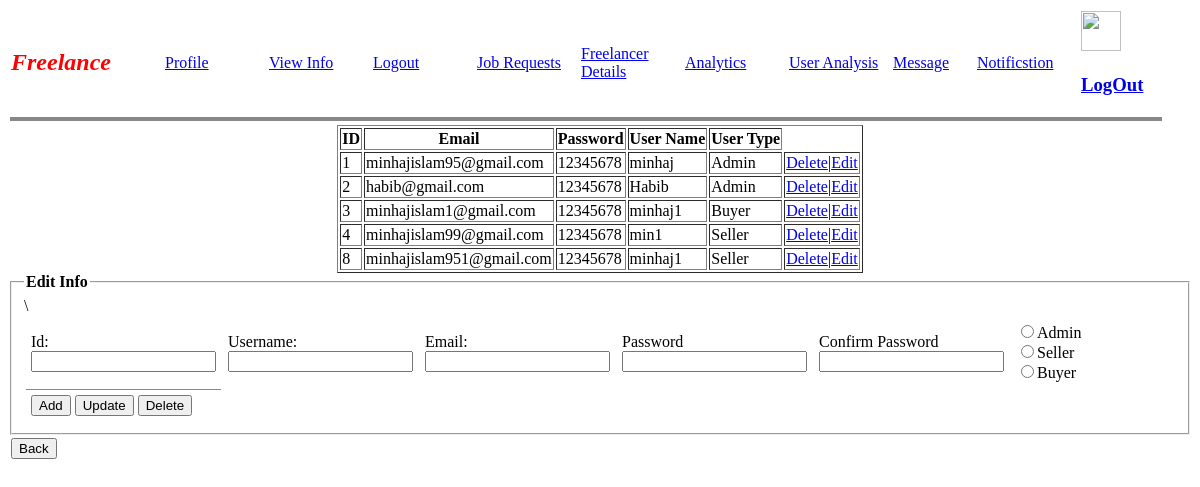
The page /php/ViewInfo.php (signed in) on the database as committed earlier.
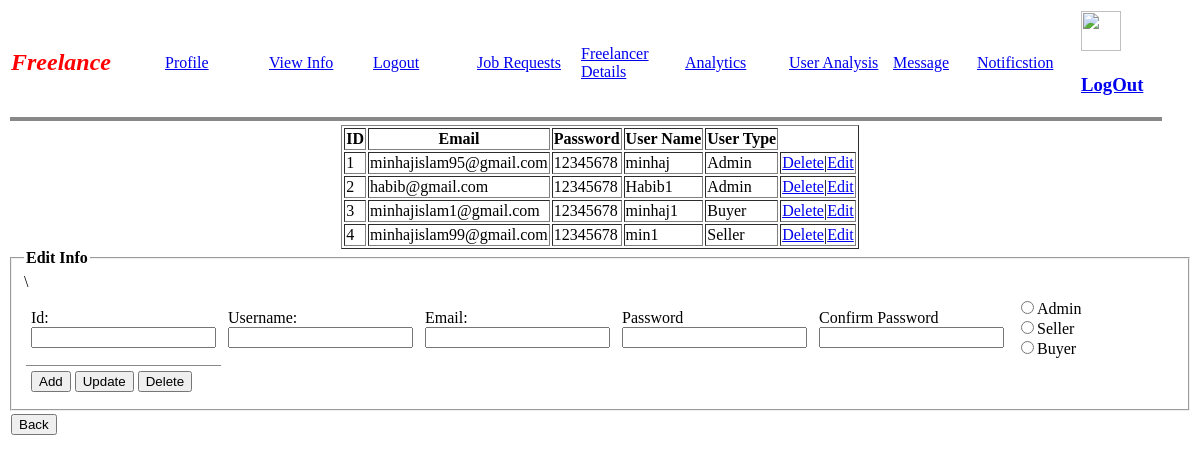
The same page on the database as committed later.
### tables this page shows
CREATE TABLE `info` (
  `id` int(11) NOT NULL,
  `email` varchar(255) NOT NULL,
  `pass` varchar(255) NOT NULL,
  `cpass` varchar(255) NOT NULL,
  `uname` varchar(255) NOT NULL,
  `utype` varchar(255) NOT NULL
);

### php/ViewInfo.php (the view, shortened to what this page needs)
<?php
if(isset($_COOKIE['uname'])){
?>
<!DOCTYPE html>
<html>
<head>
</head>
<body>
	<table>
	<center>
	<tr>
						<td width="150px"><h2><i><font color="Red">Freelance</font></i></h2></td>
						<td  width="100px"><a href="profile.php">Profile</a></td>
						<td width="100px"><a href="viewinfo.php">View Info</a></td>
						<td width="100px"><a href="Logout.php">Logout</a></td>
						<td width="100px"><a href="Jobreq.php">Job Requests</a></td>
						<td width="100px"><a href="FreelancerDetails.php">Freelancer Details</a></td>
						<td width="100px"><a href="Analytics.php">Analytics</a></td>
						<td width="100px"><a href="UserAnalysis.php">User Analysis</a></td>
						<td width="80px"><a href="Message.php">Message</a></td>
						<td width="100px"><a href="Notification.php">Notificstion</a></td>
						<td width="80px"><a href="home.php"><img src="a.jpg" width="40px" height="40px"></a>
						<br>
						<a href = "Logout.php"><h3>LogOut</h3></a></td>
					</tr>
					 <tr>
                        <td colspan="11" style="border-top:4px solid #888;"></td>
                    </tr>
	</table></center>
<center>
	<table border="1">
		<thead>
		<tr>
			<th>ID</th>
			<th>Email</th>
			<th>Password</th>
			<th>User Name</th>
			<th>User Type</th>
		</tr>
          </thead>
          <tbody>
          	   <?php
          	  $conn=mysqli_connect('localhost','root','','fwa');
			$sql="select * from info";
			$get=mysqli_query($conn,$sql);
   if(count($get)>0){
	while ($user=mysqli_fetch_assoc($get)) {
	?>
					<tr>
						<td><?php echo $user["id"];?></td>
		          		<td><?php echo $user["email"];?></td>
		          		<td><?php echo $user["pass"];?></td>
		          		<td><?php echo $user["uname"];?></td>
		          		<td><?php echo $user["utype"];?></td>
		          		 <td> <a href="ViewInfo.php?id=<?php echo $user['id'];?>">Delete</a>|<a href="edit.php?id=<?php echo $user['id'];?>"/>Edit</a></td>
		          	</tr>
    <?php
    		}
    	}
	?>
          </tbody>
	</table>
	</center>
	<form method="POST" action="">
		<fieldset>	\
			<legend><b>Edit Info</b></legend>
			<table cellpadding="5px">
			<tr>
					<td>
			Id:<br><input type="text" name="id" value="">
			</td>
				<td>
			Username:<br><input type="text" name="uname" value="">
			</td>
				<td>
			Email:<br><input type="email" name="email" value="">
			</td>
				<td>
			Password <br><input type="password" name="pass" value="">
			</td>
				<td>
			Confirm Password<br><input type="password" name="cpass" value="">
			</td>
			<td>
			<input type="radio" name="utype" value="Admin"/>Admin <br>
			<input type="radio" name="utype" value="Seller"/>Seller <br>
			<input type="radio" name="utype" value="Buyer"/>Buyer
			</td>
			<tr>
			<td style="border-top:1px solid #888;">
			<input type="submit" name="Add" value="Add"/>
			<input type="submit" name="Update" value="Update"/>
			<input type="submit" name="Delete" value="Delete"/>
			</td>
			</tr>
			</table>
		</fieldset>
	</form>
<form method="POST" action="">
	<table>
				<tr>
				<td>
				<input type="submit" name="Back" value="Back" method="POST" action=""/>
				</td>
			</tr>
			</table>
</form>
</body>
</html>
<?php
}
else{
	header('location:../html/signin.html');
}
?>

Rows that differ between the two databases and show on the page:
removed info: id "8", email "minhajislam951@gmail.com", pass "12345678", uname "minhaj1", utype "Seller"
changed info "habib@gmail.com": uname "Habib" → "Habib1"
